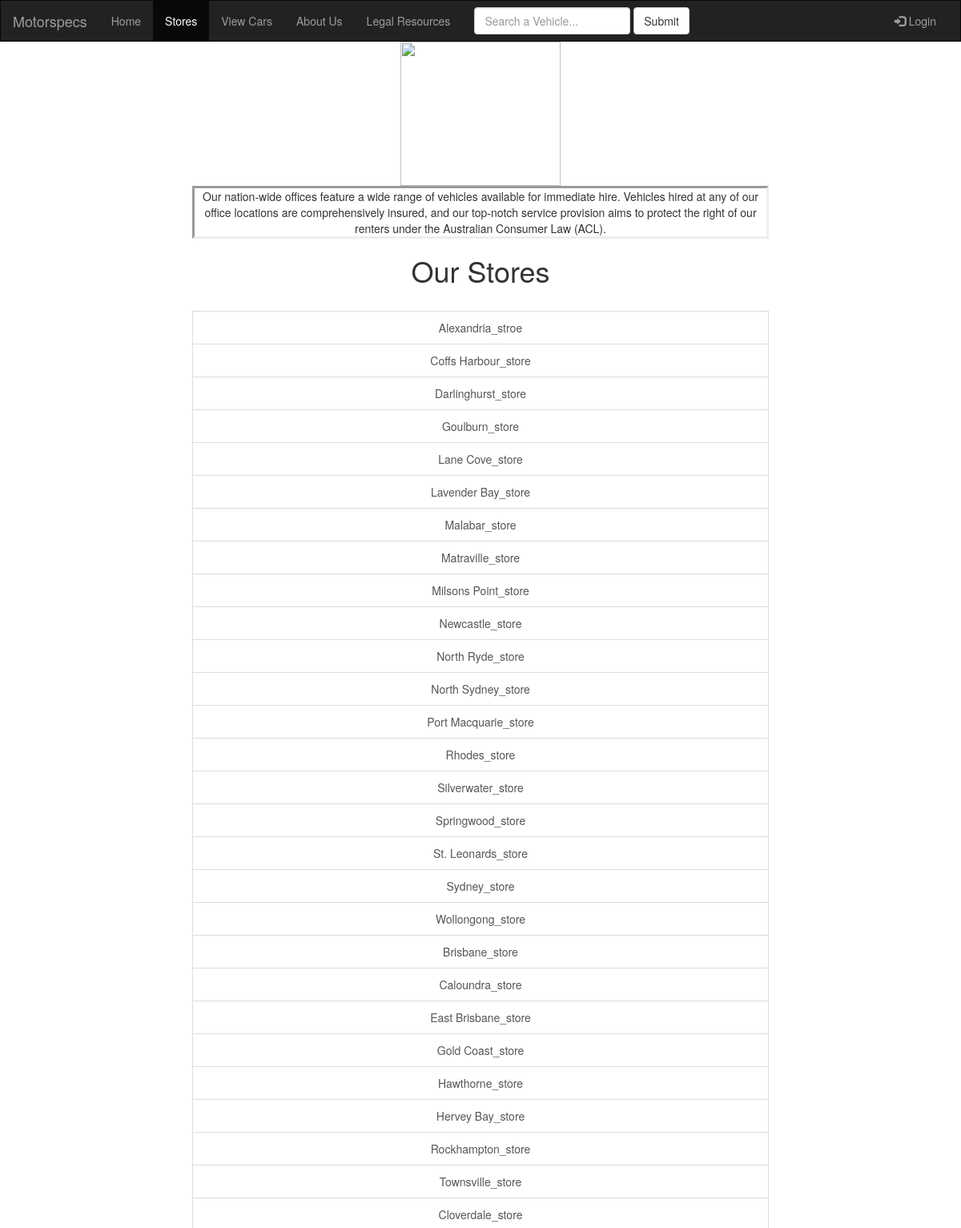
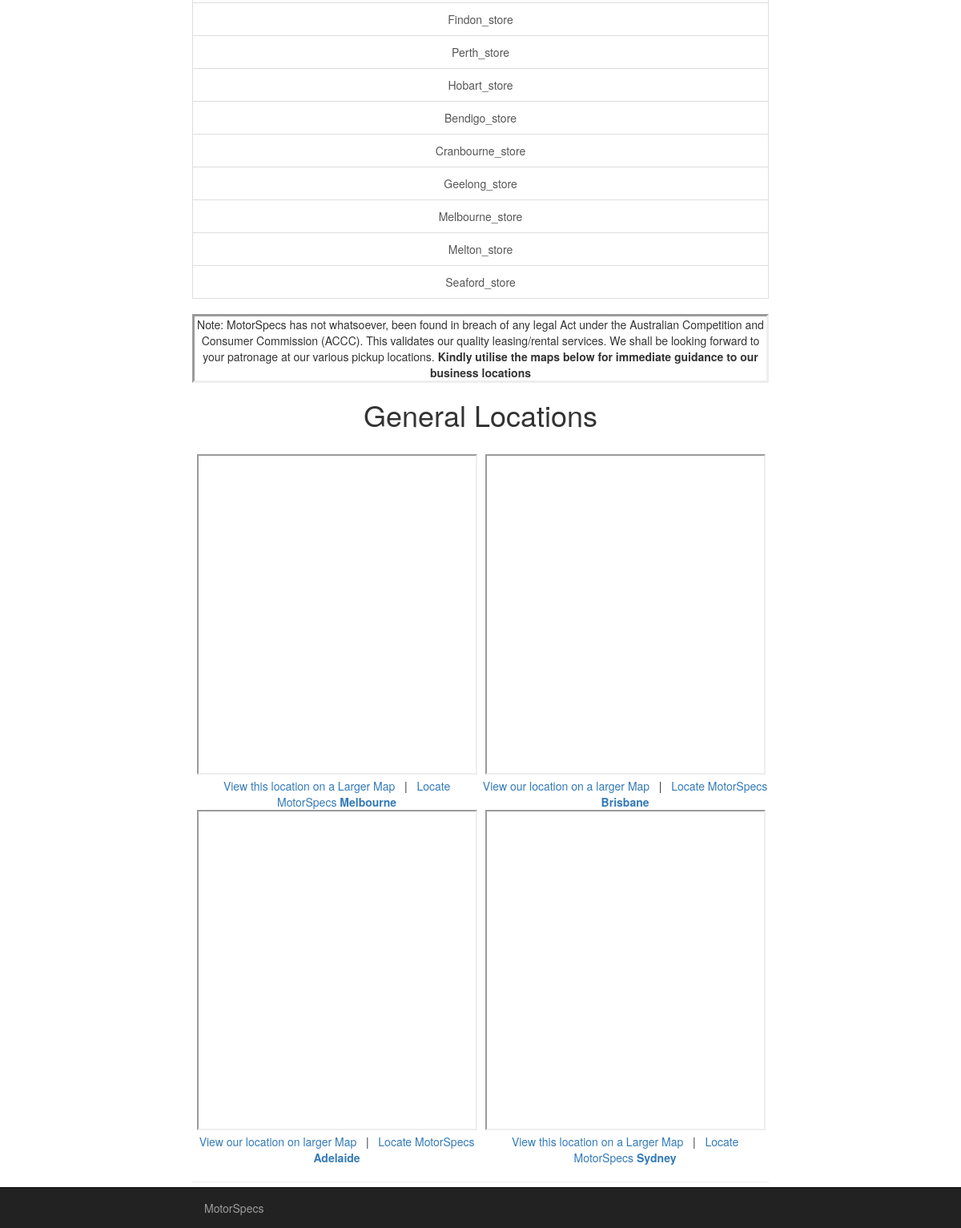
The page /stores/ on the database its author committed (2 pictures, top to bottom).
### index/models.py (models this page shows, shortened)
class StoreDetail(models.Model):
    storeID = models.CharField(max_length=250)
    storeName = models.CharField(max_length=250)
    storeAddress = models.CharField(max_length=75)
    storePhone = models.CharField(max_length=50)
    storeCity = models.CharField(max_length=75)
    storeStateName = models.CharField(max_length=75)

### WebApp/views.py (the view)
# urls.py: path('stores/', WebApp.views.Stores, name='Stores'),
def Stores(request):
    storeList = StoreDetail.objects.all
    template = loader.get_template('WebApp/stores.html')
    context = {
        'storeList': storeList
    }
    return HttpResponse(template.render(context, request))

### WebApp/templates/WebApp/stores.html (shortened to what this page needs)
{% extends "WebApp/base.html" %}
{% block navbuttons %}
        <li><a href="/home/">Home</a></li>
        <li class="active"><a href="/stores/">Stores</a></li>
        <li><a href="/vehiclelist/">View Cars</a></li>
        <li><a href="/aboutus/">About Us</a></li>
		<li><a href="/legalresources/">Legal Resources</a></li>
{% endblock navbuttons %}
{% block content %}
  <img src="https://i.postimg.cc/6q2k0vLz/Logo.png" style="float:center; alt="MotorSpecs Logo" width="200" height="180">
  <p style="border-style:inset;" style="border-width:15px;"> Our nation-wide offices feature a wide range of vehicles available for immediate hire. Vehicles hired at any of our office locations are comprehensively insured, and our top-notch service provision aims to protect the right of our renters under the Australian Consumer Law (ACL).
    <h1>Our Stores</h1><br>
    {% for store in storeList %}
        <a href="{% url 'storedetails' %}?id={{ store.storeID }}" class="list-group-item" target="_self">{{ store.storeName }}</a>
    {% endfor %}
    <br>
  <p style="border-style: inset;" style="border-width: 15px;" > Note: MotorSpecs has not whatsoever, been found in breach of any legal Act under the Australian Competition and Consumer Commission (ACCC). This validates our quality leasing/rental services. We shall be looking forward to your patronage at our various pickup locations. <strong> Kindly utilise the maps below for immediate guidance to our business locations</strong>
    <br>
    <h1>General Locations</h1>
<br>
 <table style="text-align:center;">
  <tr>
    <td>
	<div>
     <iframe width="350" height="400" frameborder="2" src="https://www.bing.com/maps/embed?h=400&w=500&cp=-37.81752999999999~144.9671&lvl=10&typ=d&sty=r&src=SHELL&FORM=MBEDV8" scrolling="no">
     </iframe>
     <div>
        <a id="largeMapLink" target="_blank" href="https://www.bing.com/maps?cp=-37.81752999999999~144.9671&amp;sty=r&amp;lvl=10&amp;FORM=MBEDLD">View this location on a Larger Map</a> &nbsp; | &nbsp;
        <a id="dirMapLink" target="_blank" href="https://www.bing.com/maps/directions?cp=-37.81752999999999~144.9671&amp;sty=r&amp;lvl=10&amp;rtp=~pos.-37.81752999999999_144.9671____&amp;FORM=MBEDLD">Locate MotorSpecs <strong>Melbourne</strong></a>
    </div></td>
    <td><div>
     <iframe width="350" height="400" frameborder="2" src="https://www.bing.com/maps/embed?h=400&w=500&cp=-27.51360000000001~153.012&lvl=11&typ=d&sty=r&src=SHELL&FORM=MBEDV8" scrolling="no">
     </iframe>
     <div>
        <a id="largeMapLink" target="_blank" href="https://www.bing.com/maps?cp=-27.51360000000001~153.012&amp;sty=r&amp;lvl=11&amp;FORM=MBEDLD">View our location on a larger Map</a> &nbsp; | &nbsp;
        <a id="dirMapLink" target="_blank" href="https://www.bing.com/maps/directions?cp=-27.51360000000001~153.012&amp;sty=r&amp;lvl=11&amp;rtp=~pos.-27.51360000000001_153.012____&amp;FORM=MBEDLD">Locate MotorSpecs <strong>Brisbane</strong></a>
    </div>
</div></td>
  </tr>
  <tr>
    <td><div>
     <iframe width="350" height="400" frameborder="2" src="https://www.bing.com/maps/embed?h=400&w=500&cp=-34.94282300985486~138.6882811927144&lvl=11&typ=d&sty=r&src=SHELL&FORM=MBEDV8" scrolling="no">
     </iframe>
     <div>
        <a id="largeMapLink" target="_blank" href="https://www.bing.com/maps?cp=-34.890625~138.363694&amp;sty=r&amp;lvl=10&amp;FORM=MBEDLD">View our location on larger Map</a> &nbsp; | &nbsp;
        <a id="dirMapLink" target="_blank" href="https://www.bing.com/maps/directions?cp=-34.890625~138.363694&amp;sty=r&amp;lvl=10&amp;rtp=~pos.-34.890625_138.363694____&amp;FORM=MBEDLD">Locate MotorSpecs <strong>Adelaide</strong></a>
    </div>
</div></td>
    <td><div>
     <iframe width="350" height="400" frameborder="2" src="https://www.bing.com/maps/embed?h=400&w=500&cp=-33.86200027996749~151.31577540514203&lvl=11&typ=d&sty=r&src=SHELL&FORM=MBEDV8" scrolling="no">
     </iframe>
     <div>
        <a id="largeMapLink" target="_blank" href="https://www.bing.com/maps?cp=-33.89183164655819~150.95069751884438&amp;sty=r&amp;lvl=10&amp;FORM=MBEDLD">View this location on a Larger Map</a> &nbsp; | &nbsp;
        <a id="dirMapLink" target="_blank" href="https://www.bing.com/maps/directions?cp=-33.89183164655819~150.95069751884438&amp;sty=r&amp;lvl=10&amp;rtp=~pos.-33.89183164655819_150.95069751884438____&amp;FORM=MBEDLD">Locate MotorSpecs <strong>Sydney</strong></a>
    </div>
</div></td>
  </tr>
</table>
{% endblock content %}

### rows shown on the page
StoreDetail: storeName "Alexandria_stroe"
StoreDetail: storeName "Coffs Harbour_store"
StoreDetail: storeName "Darlinghurst_store"
StoreDetail: storeName "Goulburn_store"
StoreDetail: storeName "Lane Cove_store"
StoreDetail: storeName "Lavender Bay_store"
StoreDetail: storeName "Malabar_store"
StoreDetail: storeName "Matraville_store"
StoreDetail: storeName "Milsons Point_store"
StoreDetail: storeName "Newcastle_store"
StoreDetail: storeName "North Ryde_store"
StoreDetail: storeName "North Sydney_store"
StoreDetail: storeName "Port Macquarie_store"
StoreDetail: storeName "Rhodes_store"
StoreDetail: storeName "Silverwater_store"
StoreDetail: storeName "Springwood_store"
StoreDetail: storeName "St. Leonards_store"
StoreDetail: storeName "Sydney_store"
StoreDetail: storeName "Wollongong_store"
StoreDetail: storeName "Brisbane_store"
StoreDetail: storeName "Caloundra_store"
StoreDetail: storeName "East Brisbane_store"
StoreDetail: storeName "Gold Coast_store"
StoreDetail: storeName "Hawthorne_store"
StoreDetail: storeName "Hervey Bay_store"
StoreDetail: storeName "Rockhampton_store"
StoreDetail: storeName "Townsville_store"
StoreDetail: storeName "Cloverdale_store"
StoreDetail: storeName "Findon_store"
StoreDetail: storeName "Perth_store"
StoreDetail: storeName "Hobart_store"
StoreDetail: storeName "Bendigo_store"
StoreDetail: storeName "Cranbourne_store"
StoreDetail: storeName "Geelong_store"
StoreDetail: storeName "Melbourne_store"
StoreDetail: storeName "Melton_store"
StoreDetail: storeName "Seaford_store"
